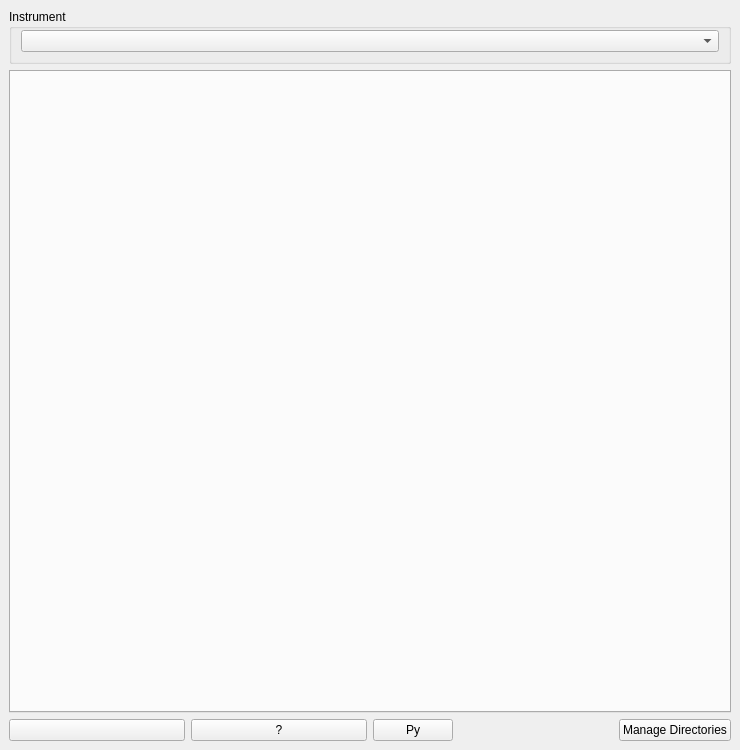
<?xml version="1.0" encoding="UTF-8"?>
<ui version="4.0">
 <class>IndirectDataReduction</class>
 <widget class="QMainWindow" name="IndirectDataReduction">
  <property name="geometry">
   <rect>
    <x>0</x>
    <y>0</y>
    <width>740</width>
    <height>750</height>
   </rect>
  </property>
  <property name="windowTitle">
   <string>Indirect Data Reduction</string>
  </property>
  <widget class="QWidget" name="centralwidget">
   <layout class="QVBoxLayout" name="verticalLayout_20">
    <property name="topMargin">
     <number>9</number>
    </property>
    <item>
     <widget class="QGroupBox" name="gbC2EInstrument">
      <property name="title">
       <string>Instrument</string>
      </property>
      <layout class="QHBoxLayout" name="horizontalLayout_27">
       <property name="topMargin">
        <number>1</number>
       </property>
       <item>
        <widget class="MantidQt::MantidWidgets::IndirectInstrumentConfig" name="iicInstrumentConfiguration">
         <property name="sizePolicy">
          <sizepolicy hsizetype="Expanding" vsizetype="Fixed">
           <horstretch>0</horstretch>
           <verstretch>0</verstretch>
          </sizepolicy>
         </property>
         <property name="techniques" stdset="0">
          <stringlist>
           <string>TOF Indirect Geometry Spectroscopy</string>
           <string>Reactor Indirect Geometry Spectroscopy</string>
          </stringlist>
         </property>
         <property name="enableDiffraction" stdset="0">
          <bool>false</bool>
         </property>
         <property name="showInstrumentLabel" stdset="0">
          <bool>false</bool>
         </property>
        </widget>
       </item>
      </layout>
     </widget>
    </item>
    <item>
     <widget class="QTabWidget" name="twIDRTabs">
      <property name="sizePolicy">
       <sizepolicy hsizetype="Expanding" vsizetype="MinimumExpanding">
        <horstretch>0</horstretch>
        <verstretch>0</verstretch>
       </sizepolicy>
      </property>
      <property name="minimumSize">
       <size>
        <width>0</width>
        <height>0</height>
       </size>
      </property>
      <property name="currentIndex">
       <number>-1</number>
      </property>
      <property name="iconSize">
       <size>
        <width>14</width>
        <height>14</height>
       </size>
      </property>
     </widget>
    </item>
    <item>
     <layout class="QHBoxLayout" name="horizontalLayout_6">
      <item>
       <widget class="QPushButton" name="pbSettings">
        <property name="maximumSize">
         <size>
          <width>16777215</width>
          <height>16777215</height>
         </size>
        </property>
        <property name="text">
         <string/>
        </property>
       </widget>
      </item>
      <item>
       <widget class="QPushButton" name="pbHelp">
        <property name="sizePolicy">
         <sizepolicy hsizetype="Minimum" vsizetype="Fixed">
          <horstretch>0</horstretch>
          <verstretch>0</verstretch>
         </sizepolicy>
        </property>
        <property name="maximumSize">
         <size>
          <width>16777215</width>
          <height>16777215</height>
         </size>
        </property>
        <property name="toolTip">
         <string>Open interface help page in your web browser.</string>
        </property>
        <property name="text">
         <string>?</string>
        </property>
       </widget>
      </item>
      <item alignment="Qt::AlignLeft">
       <widget class="QPushButton" name="pbPythonExport">
        <property name="sizePolicy">
         <sizepolicy hsizetype="Minimum" vsizetype="Fixed">
          <horstretch>0</horstretch>
          <verstretch>0</verstretch>
         </sizepolicy>
        </property>
        <property name="maximumSize">
         <size>
          <width>16777215</width>
          <height>16777215</height>
         </size>
        </property>
        <property name="toolTip">
         <string>Export a Python script for the algorithms run on this tab.</string>
        </property>
        <property name="text">
         <string>Py</string>
        </property>
       </widget>
      </item>
      <item alignment="Qt::AlignRight|Qt::AlignVCenter">
       <widget class="QPushButton" name="pbManageDirectories">
        <property name="sizePolicy">
         <sizepolicy hsizetype="Preferred" vsizetype="Fixed">
          <horstretch>0</horstretch>
          <verstretch>0</verstretch>
         </sizepolicy>
        </property>
        <property name="text">
         <string>Manage Directories</string>
        </property>
       </widget>
      </item>
     </layout>
    </item>
   </layout>
  </widget>
 </widget>
 <customwidgets>
  <customwidget>
   <class>MantidQt::MantidWidgets::IndirectInstrumentConfig</class>
   <extends>QComboBox</extends>
   <header>Common/IndirectInstrumentConfig.h</header>
  </customwidget>
 </customwidgets>
 <tabstops>
  <tabstop>twIDRTabs</tabstop>
  <tabstop>pbHelp</tabstop>
  <tabstop>pbPythonExport</tabstop>
  <tabstop>pbManageDirectories</tabstop>
 </tabstops>
 <resources>
  <include location="../../../MantidPlot/icons/icons.qrc"/>
 </resources>
 <connections/>
</ui>
